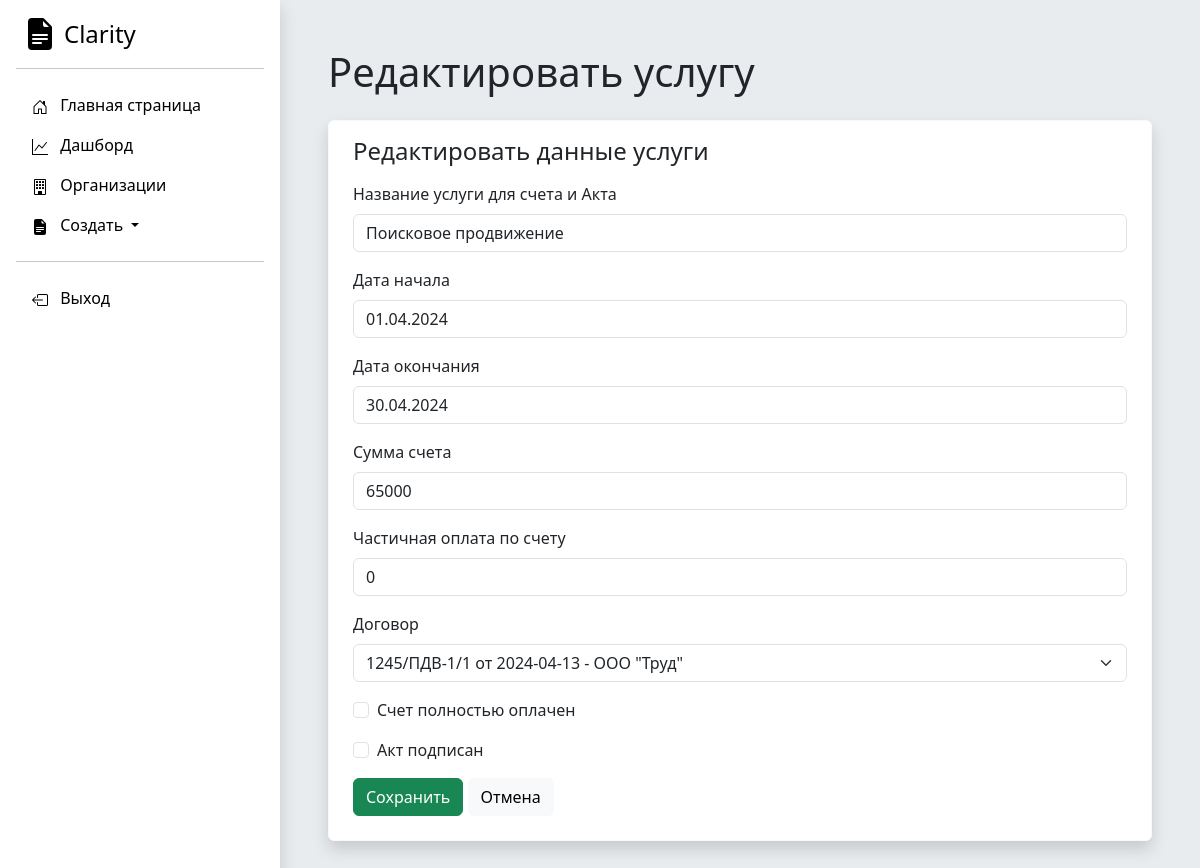
The app's page /service/5/edit/ (signed in), older data.
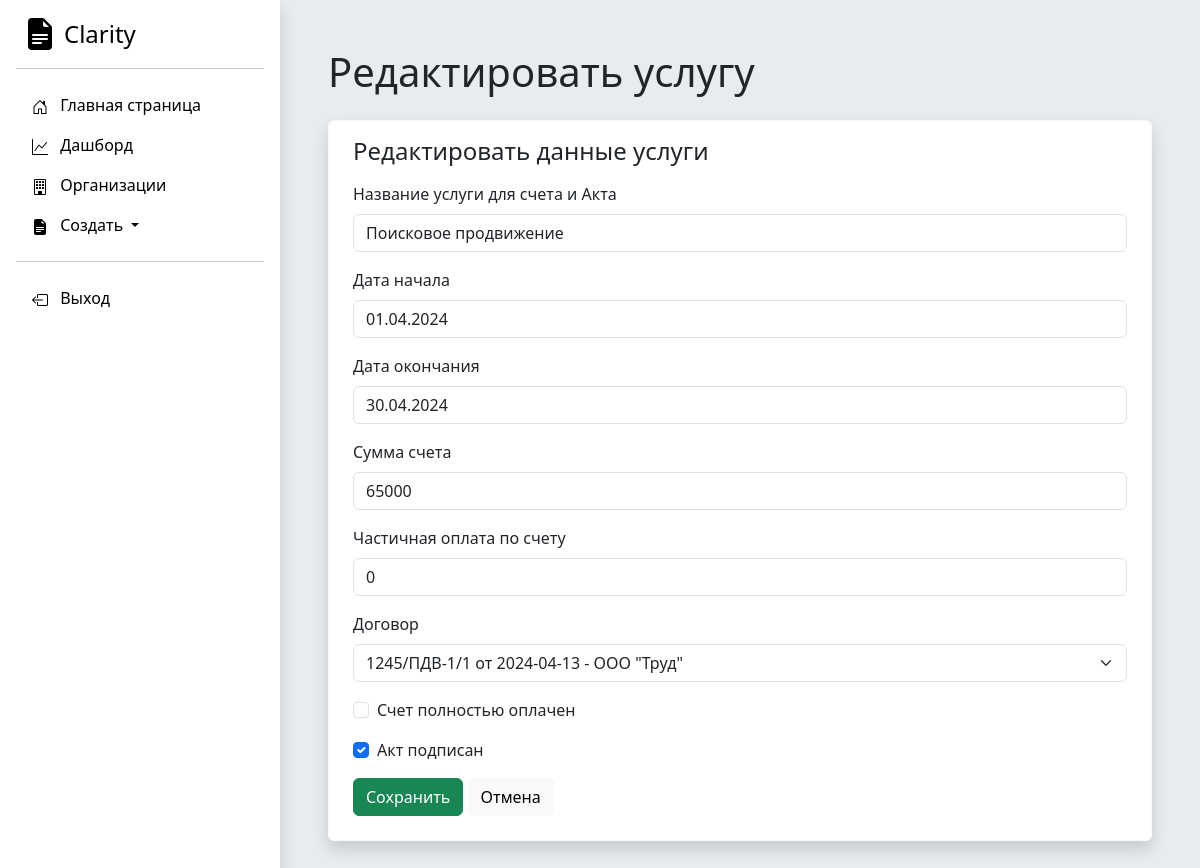
The same page, newer data.
### Accounting/models.py (models this page shows, shortened)
class Service(models.Model):
    service_name = models.CharField('Название оказываемой услуги для счета и Акта', max_length=250)
    date_start = models.DateField('Дата начала оказания услуги')
    date_end = models.DateField('Дата окончания оказания услуги')
    price = models.IntegerField('Оплата за услугу')
    payment_made = models.IntegerField('Сумма частичной оплаты счета', db_default=0)
    dogovor = models.ForeignKey(Dogovor, on_delete=models.CASCADE)
    full_payment = models.BooleanField('Счет полностью оплачен')
    act_approved = models.BooleanField("Акт подписан")
    class Meta:
        verbose_name = "Услуга (локализованный этап)"
        verbose_name_plural = "Услуги (локализованные этапы)"

### Accounting/views.py (the view, shortened to what this page needs)
# urls.py: path('service/<int:pk>/edit/', views.service_edit, name='service-edit'),
@login_required
def service_edit(request, pk):
    service = Service.objects.get(id=pk)
    error = ''
    form = ServiceForm(instance=service)
    context = {
        'form': form,
        'service': service,
        'error': error
    }
    return render(request, 'Accounting/service-edit.html', context)

### Accounting/models.py (called while the page is built)
    def __str__(self):
        return self.short_name

    def __str__(self):
        Field_in_django = (f'{self.nomer_dogovora} от {self.date_of_signing} - {self.organization}')
        return Field_in_django

### DAM/templates/Accounting/service-edit.html (shortened to what this page needs)
{% extends 'Accounting/base.html' %}
{% block content %}
<h1 class="mb-4">Редактировать услугу</h1>
<div class="card border-light shadow p-3 bg-body rounded">
    <h4 class="ms-2">Редактировать данные услуги </h4>
  <div class="m-2">
<form method="POST">
<div class="mb-3">
    <label class="form-label">Название услуги для счета и Акта</label>
{{ form.service_name }}
</div>
<div class="mb-3">
    <label class="form-label">Дата начала</label>
{{ form.date_start }}
</div>
<div class="mb-3">
    <label class="form-label">Дата окончания</label>
{{ form.date_end }}
</div>
<div class="mb-3">
    <label class="form-label">Сумма счета</label>
{{ form.price }}
</div>
<div class="mb-3">
    <label class="form-label">Частичная оплата по счету</label>
{{ form.payment_made }}
</div>
<div class="mb-3">
    <label class="form-label">Договор</label>
{{ form.dogovor }}
</div>
<div class="form-check mb-3">
  {{ form.full_payment }}
  <label class="form-check-label">Счет полностью оплачен</label>
</div>
<div class="form-check mb-3">
  {{ form.act_approved }}
  <label class="form-check-label">Акт подписан</label>
</div>
<div class="d-grid gap-2 d-md-block">
     <button type="submit"  class="btn btn-success" type="button">Сохранить</button>
     <a class="btn btn-light" href="/service/{{ service.id }}">Отмена</a>
</div>
</form>
</div>
</div>
{% endblock %}

Row changes from the older to the newer data that the page shows:
changed Service "Поисковое продвижение": act_approved "☐" → "☑"
